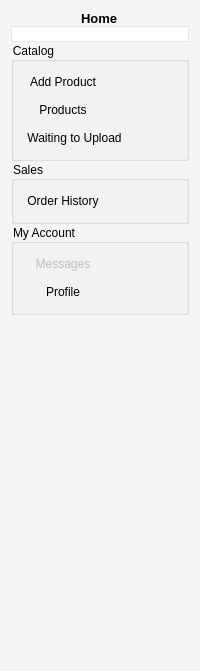
     <widget class="QFrame" name="sidebar_2">
      <property name="styleSheet">
       <string notr="true">background-color: rgb(245, 245, 245);
font: 8pt &quot;Open Sans&quot;;
</string>
      </property>
      <layout class="QVBoxLayout" name="sidebar">
       <property name="spacing">
        <number>0</number>
       </property>
       <property name="sizeConstraint">
        <enum>QLayout::SetDefaultConstraint</enum>
       </property>
       <item alignment="Qt::AlignHCenter">
        <widget class="QLabel" name="label">
         <property name="text">
          <string>&lt;html&gt;&lt;head/&gt;&lt;body&gt;&lt;p&gt;&lt;span style=&quot; font-size:10pt; font-weight:600;&quot;&gt;Home&lt;/span&gt;&lt;/p&gt;&lt;/body&gt;&lt;/html&gt;</string>
         </property>
        </widget>
       </item>
       <item>
        <widget class="QPushButton" name="landingBtn">
         <property name="cursor">
          <cursorShape>PointingHandCursor</cursorShape>
         </property>
         <property name="toolTip">
          <string>&lt;html&gt;&lt;head/&gt;&lt;body&gt;&lt;p&gt;App Main Page&lt;/p&gt;&lt;/body&gt;&lt;/html&gt;</string>
         </property>
         <property name="styleSheet">
          <string notr="true">QPushButton{border-color: rgb(231, 231, 231);
background-color: rgb(255, 255, 255);
color: rgb(62, 112, 201);
border-style: solid;
border-width: 1px;
}
QPushButton:pressed{
background-color: rgb(226, 226, 226);
border-color: rgb(255,255,255);
color: rgb(255,255,255);
}</string>
         </property>
         <property name="text">
          <string/>
         </property>
         <property name="icon">
          <iconset resource="RESOURCES.qrc">
           <normaloff>:/imgs/HangarSwapLogo_sm1_new.png</normaloff>:/imgs/HangarSwapLogo_sm1_new.png</iconset>
         </property>
         <property name="iconSize">
          <size>
           <width>120</width>
           <height>23</height>
          </size>
         </property>
        </widget>
       </item>
       <item>
        <widget class="QGroupBox" name="catalogGroupBox">
         <property name="sizePolicy">
          <sizepolicy hsizetype="Preferred" vsizetype="Fixed">
           <horstretch>0</horstretch>
           <verstretch>0</verstretch>
          </sizepolicy>
         </property>
         <property name="title">
          <string>Catalog</string>
         </property>
         <property name="flat">
          <bool>true</bool>
         </property>
         <layout class="QVBoxLayout" name="verticalLayout_2">
          <item alignment="Qt::AlignLeft">
           <widget class="QPushButton" name="addProductBtn_2">
            <property name="sizePolicy">
             <sizepolicy hsizetype="Minimum" vsizetype="Fixed">
              <horstretch>0</horstretch>
              <verstretch>0</verstretch>
             </sizepolicy>
            </property>
            <property name="cursor">
             <cursorShape>PointingHandCursor</cursorShape>
            </property>
            <property name="toolTip">
             <string>&lt;html&gt;&lt;head/&gt;&lt;body&gt;&lt;p&gt;Add a New Product&lt;/p&gt;&lt;/body&gt;&lt;/html&gt;</string>
            </property>
            <property name="styleSheet">
             <string notr="true">background-color: rgb(255, 255, 255);</string>
            </property>
            <property name="text">
             <string>Add Product</string>
            </property>
            <property name="icon">
             <iconset resource="RESOURCES.qrc">
              <normaloff>:/ti/assets/icons/plus.svg</normaloff>:/ti/assets/icons/plus.svg</iconset>
            </property>
            <property name="flat">
             <bool>true</bool>
            </property>
           </widget>
          </item>
          <item alignment="Qt::AlignLeft">
           <widget class="QPushButton" name="productsBtn">
            <property name="sizePolicy">
             <sizepolicy hsizetype="Minimum" vsizetype="MinimumExpanding">
              <horstretch>0</horstretch>
              <verstretch>0</verstretch>
             </sizepolicy>
            </property>
            <property name="maximumSize">
             <size>
              <width>16777215</width>
              <height>23</height>
             </size>
            </property>
            <property name="cursor">
             <cursorShape>PointingHandCursor</cursorShape>
            </property>
            <property name="toolTip">
             <string>&lt;html&gt;&lt;head/&gt;&lt;body&gt;&lt;p&gt;Active HangarSwap Listings&lt;/p&gt;&lt;/body&gt;&lt;/html&gt;</string>
            </property>
            <property name="styleSheet">
             <string notr="true"/>
            </property>
            <property name="text">
             <string>Products</string>
            </property>
            <property name="icon">
             <iconset resource="RESOURCES.qrc">
              <normaloff>:/ti/assets/icons/package.svg</normaloff>:/ti/assets/icons/package.svg</iconset>
            </property>
            <property name="checkable">
             <bool>false</bool>
            </property>
            <property name="autoExclusive">
             <bool>true</bool>
            </property>
            <property name="flat">
             <bool>true</bool>
            </property>
           </widget>
          </item>
          <item alignment="Qt::AlignLeft">
           <widget class="QPushButton" name="pendBtn">
            <property name="sizePolicy">
             <sizepolicy hsizetype="Minimum" vsizetype="Fixed">
              <horstretch>0</horstretch>
              <verstretch>0</verstretch>
             </sizepolicy>
            </property>
            <property name="cursor">
             <cursorShape>PointingHandCursor</cursorShape>
            </property>
            <property name="toolTip">
             <string>&lt;html&gt;&lt;head/&gt;&lt;body&gt;&lt;p&gt;Products Not Yet Uploaded&lt;/p&gt;&lt;/body&gt;&lt;/html&gt;</string>
            </property>
            <property name="text">
             <string>Waiting to Upload</string>
            </property>
            <property name="flat">
             <bool>true</bool>
            </property>
            <attribute name="buttonGroup">
             <string notr="true">main_view_group</string>
            </attribute>
           </widget>
          </item>
         </layout>
        </widget>
       </item>
       <item>
        <widget class="QGroupBox" name="salesGroupBox">
         <property name="sizePolicy">
          <sizepolicy hsizetype="Preferred" vsizetype="Preferred">
           <horstretch>0</horstretch>
           <verstretch>0</verstretch>
          </sizepolicy>
         </property>
         <property name="title">
          <string>Sales</string>
         </property>
         <property name="flat">
          <bool>true</bool>
         </property>
         <layout class="QVBoxLayout" name="verticalLayout_3">
          <item alignment="Qt::AlignLeft">
           <widget class="QPushButton" name="ordersBtn">
            <property name="sizePolicy">
             <sizepolicy hsizetype="Minimum" vsizetype="Fixed">
              <horstretch>0</horstretch>
              <verstretch>0</verstretch>
             </sizepolicy>
            </property>
            <property name="cursor">
             <cursorShape>PointingHandCursor</cursorShape>
            </property>
            <property name="toolTip">
             <string>&lt;html&gt;&lt;head/&gt;&lt;body&gt;&lt;p&gt;Sales History&lt;/p&gt;&lt;/body&gt;&lt;/html&gt;</string>
            </property>
            <property name="styleSheet">
             <string notr="true">font: 75 9pt &quot;Open Sans&quot;;</string>
            </property>
            <property name="text">
             <string>Order History</string>
            </property>
            <property name="icon">
             <iconset resource="RESOURCES.qrc">
              <normaloff>:/ti/assets/icons/money.svg</normaloff>:/ti/assets/icons/money.svg</iconset>
            </property>
            <property name="flat">
             <bool>true</bool>
            </property>
           </widget>
          </item>
         </layout>
        </widget>
       </item>
       <item>
        <widget class="QGroupBox" name="accountGroupBox">
         <property name="sizePolicy">
          <sizepolicy hsizetype="Preferred" vsizetype="Preferred">
           <horstretch>0</horstretch>
           <verstretch>0</verstretch>
          </sizepolicy>
         </property>
         <property name="title">
          <string>My Account</string>
         </property>
         <property name="flat">
          <bool>true</bool>
         </property>
         <layout class="QVBoxLayout" name="verticalLayout_4">
          <item alignment="Qt::AlignLeft">
           <widget class="QPushButton" name="messagesBtn">
            <property name="enabled">
             <bool>false</bool>
            </property>
            <property name="sizePolicy">
             <sizepolicy hsizetype="Minimum" vsizetype="Fixed">
              <horstretch>0</horstretch>
              <verstretch>0</verstretch>
             </sizepolicy>
            </property>
            <property name="cursor">
             <cursorShape>PointingHandCursor</cursorShape>
            </property>
            <property name="toolTip">
             <string>&lt;html&gt;&lt;head/&gt;&lt;body&gt;&lt;p&gt;My Messages&lt;/p&gt;&lt;/body&gt;&lt;/html&gt;</string>
            </property>
            <property name="text">
             <string>Messages</string>
            </property>
            <property name="icon">
             <iconset resource="RESOURCES.qrc">
              <normaloff>:/imgs/assets/icons/email.svg</normaloff>:/imgs/assets/icons/email.svg</iconset>
            </property>
            <property name="flat">
             <bool>true</bool>
            </property>
           </widget>
          </item>
          <item alignment="Qt::AlignLeft">
           <widget class="QPushButton" name="profileBtn">
            <property name="sizePolicy">
             <sizepolicy hsizetype="Minimum" vsizetype="Fixed">
              <horstretch>0</horstretch>
              <verstretch>0</verstretch>
             </sizepolicy>
            </property>
            <property name="cursor">
             <cursorShape>PointingHandCursor</cursorShape>
            </property>
            <property name="toolTip">
             <string>&lt;html&gt;&lt;head/&gt;&lt;body&gt;&lt;p&gt;My HangarSwap Profile&lt;/p&gt;&lt;/body&gt;&lt;/html&gt;</string>
            </property>
            <property name="text">
             <string>Profile</string>
            </property>
            <property name="icon">
             <iconset resource="RESOURCES.qrc">
              <normaloff>:/ti/assets/icons/user.svg</normaloff>:/ti/assets/icons/user.svg</iconset>
            </property>
            <property name="flat">
             <bool>true</bool>
            </property>
           </widget>
          </item>
         </layout>
        </widget>
       </item>
       <item>
        <spacer name="verticalSpacer">
         <property name="orientation">
          <enum>Qt::Vertical</enum>
         </property>
         <property name="sizeType">
          <enum>QSizePolicy::MinimumExpanding</enum>
         </property>
         <property name="sizeHint" stdset="0">
          <size>
           <width>20</width>
           <height>345</height>
          </size>
         </property>
        </spacer>
       </item>
      </layout>
     </widget>
